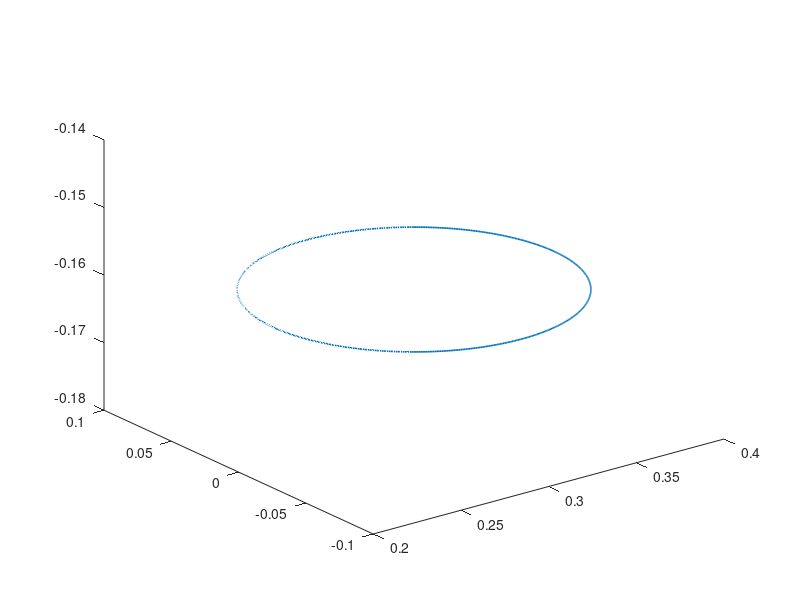

Here is the MATLAB script that generated this plot: (Note: this script raises an error after producing the figure.)
t=0:0.01:2*pi;
x=0.3+0.08*sin(t);
y=0+0.08*cos(t);
plot3(x,y,-0.16*ones(1,length(t)),'linewidth',1.2)
hold on
r=rpy2r(pi,0,0);

for i=1:length(t)

    T=[r,[x(i),y(i),-0.160]'; 0 0 0 1];
    theta=nijie(T);
    invqq(i,:)=theta(1,:);
    
end

qq=invqq;